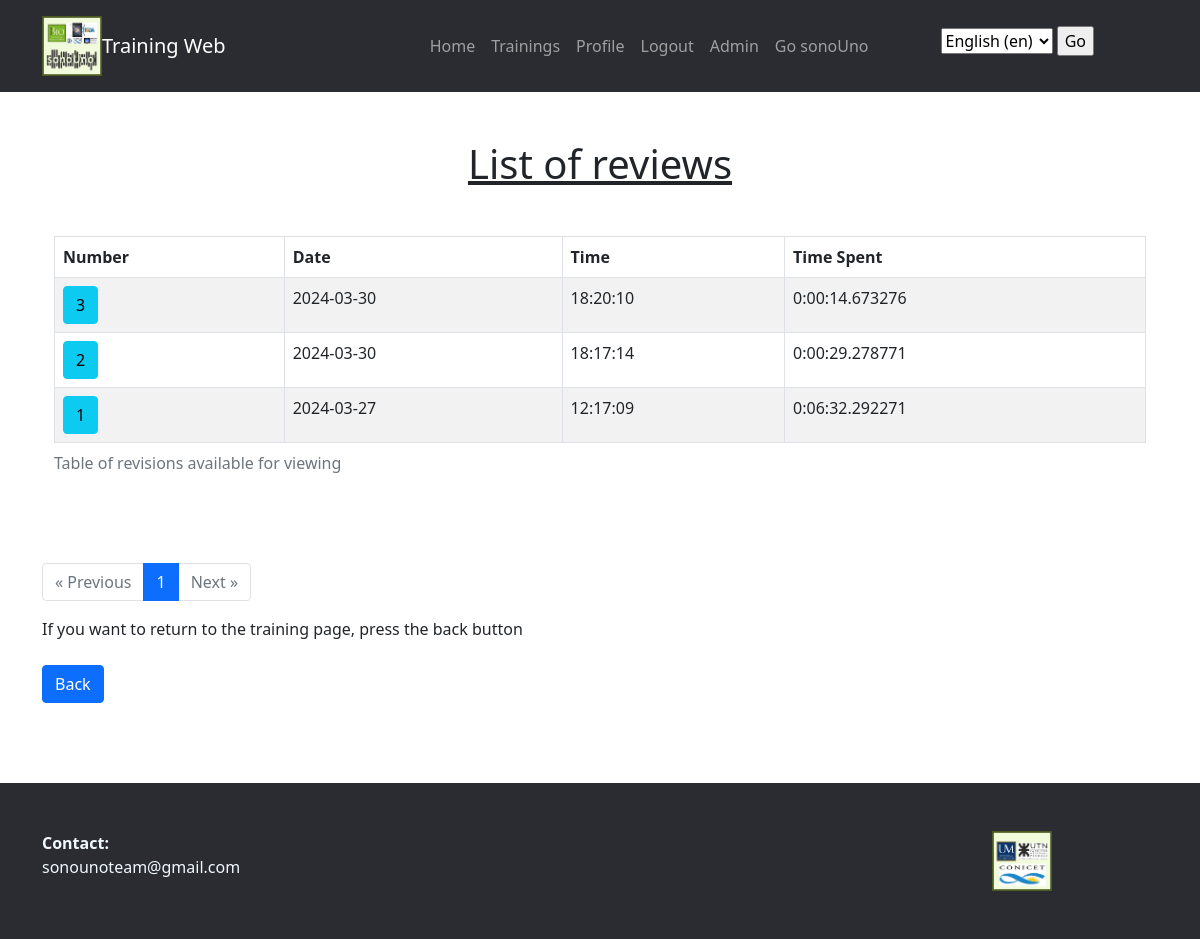
Page /trainingApp/reviewList/4/ (signed in) on the committed database.
### trainingApp/models.py (models this page shows, shortened)
class TraineeTraining(models.Model):
    training = models.ForeignKey(Training, on_delete=models.CASCADE)
    trainee = models.ForeignKey(Trainee, on_delete=models.CASCADE)
    pub_date = models.DateTimeField("upload date")
    state = models.CharField(max_length=100,default="in_progress")
    time_spent = models.DurationField(null=True, blank=True)

### trainingApp/views.py (the view)
# urls.py: path('reviewList/<int:training_id>/', login_required(views.ReviewListTT.as_view()), name="review_list_tt"),
class ReviewListTT(ListView):
    model = TraineeTraining
    template_name = "trainingApp/review_list_tt.html"
    context_object_name = "trainee_training_list"
    paginate_by = 10  # Especifica la cantidad de objetos por página
    def get_queryset(self):
        training_id = self.kwargs['training_id']
        queryset = TraineeTraining.objects.filter(
            training_id=training_id,
            trainee_id=self.request.user.trainee.id,
            state = "Completed"
        )
        for i, trainee_training in enumerate(queryset, start=1):
            trainee_training.item_number = i
        queryset = sorted(queryset, key=attrgetter('item_number'), reverse=True)
        return queryset
    def get_context_data(self, **kwargs):
        context = super().get_context_data(**kwargs)
        return context

### trainingApp/templates/trainingApp/review_list_tt.html (shortened to what this page needs)
{% extends "base.html" %}
{% load i18n %}
{% block content %}
{% load tz %}
<!-- SQLite almacena las fechas y horas en formato UTC, pero no almacena la información de la zona horaria.
    Django asume que las fechas y horas almacenadas en la base de datos son UTC y las convierte automáticamente a la zona horaria configurada en settings.py
    la biblioteca de zona horaria con {% load tz %} se usa al principio de la plantilla para poder utilizar el filtro timezone. -->
<main class="mt-5">
    <h1>{% trans 'List of reviews' %}</h1>
    <div class="container">
        {% if trainee_training_list %}
            <table class="table table-striped table-bordered">
                <thead>
                    <tr>
                        <th>{% trans 'Number' %}</th>
                        <th>{% trans 'Date' %}</th>
                        <th>{% trans 'Time' %}</th>
                        <th>{% trans 'Time Spent' %}</th>
                    </tr>
                </thead>
                <tbody>
                    {% for trainee_training in trainee_training_list %}
                        <tr>
                            <td>
                                <a href="{% url 'trainingApp:review_block' trainee_training.id %}" class="btn btn-info"> {{ trainee_training.item_number }}</a>
                            </td>
                            <td>{{ trainee_training.pub_date|timezone:"America/Buenos_Aires"|date:"Y-m-d" }}</td>
                            <td>{{ trainee_training.pub_date|timezone:"America/Buenos_Aires"|time:"H:i:s" }}</td>
                            <td>{{ trainee_training.time_spent }}</td>
                        </tr>
                    {% endfor %}
                </tbody>
            </table>
        {% else %}
            {% blocktrans %}
            <p class="lead">
                Sorry, no reviews available.
            </p>
            {% endblocktrans %}
        {% endif %}
    </div>
</main>
<div class="mt-4">
    <nav aria-label="Page navigation">
        <ul class="pagination">
            {% if page_obj.has_previous %}
                <li class="page-item">
                    <a href="?page={{ page_obj.previous_page_number }}" class="page-link" aria-label="Previous">
                        <span aria-hidden="true">&laquo; {% trans 'Previous' %}</span>
                    </a>
                </li>
            {% else %}
                <li class="page-item disabled">
                    <span class="page-link" aria-hidden="true">&laquo; {% trans 'Previous' %}</span>
                </li>
            {% endif %}
            {% for i in paginator.page_range %}
                <li class="page-item {% if i == page_obj.number %} active {% endif %}">
                    <a href="?page={{ i }}" class="page-link">{{ i }}</a>
                </li>
            {% endfor %}
            {% if page_obj.has_next %}
                <li class="page-item">
                    <a href="?page={{ page_obj.next_page_number }}" class="page-link" aria-label="Next">
                        <span aria-hidden="true">{% trans 'Next' %} &raquo;</span>
                    </a>
                </li>
            {% else %}
                <li class="page-item disabled">
                    <span class="page-link" aria-hidden="true">{% trans 'Next' %} &raquo;</span>
                </li>
            {% endif %}
        </ul>
    </nav>
</div>
<div class="mt-4">
    <a href="{% url 'trainingApp:training_List' %}" class="btn btn-primary">{% trans 'Back' %}</a>
</div>
{% endblock %}

### trainingApp/static/trainingApp/style/style.css (style rules this page uses)
main { margin-top: 3rem; margin-bottom: 5rem; }
h1 { text-align: center; text-decoration-line: underline; margin-bottom: 3rem; }

### rows in the picture
TraineeTraining: item_number "3", pub_date "2024-03-30", pub_date "18:20:10", time_spent "0:00:14.673276"
TraineeTraining: item_number "2", pub_date "2024-03-30", pub_date "18:17:14", time_spent "0:00:29.278771"
TraineeTraining: item_number "1", pub_date "2024-03-27", pub_date "12:17:09", time_spent "0:06:32.292271"

### other values in the picture
{{ i }} "1"
form field language "English (en)"
